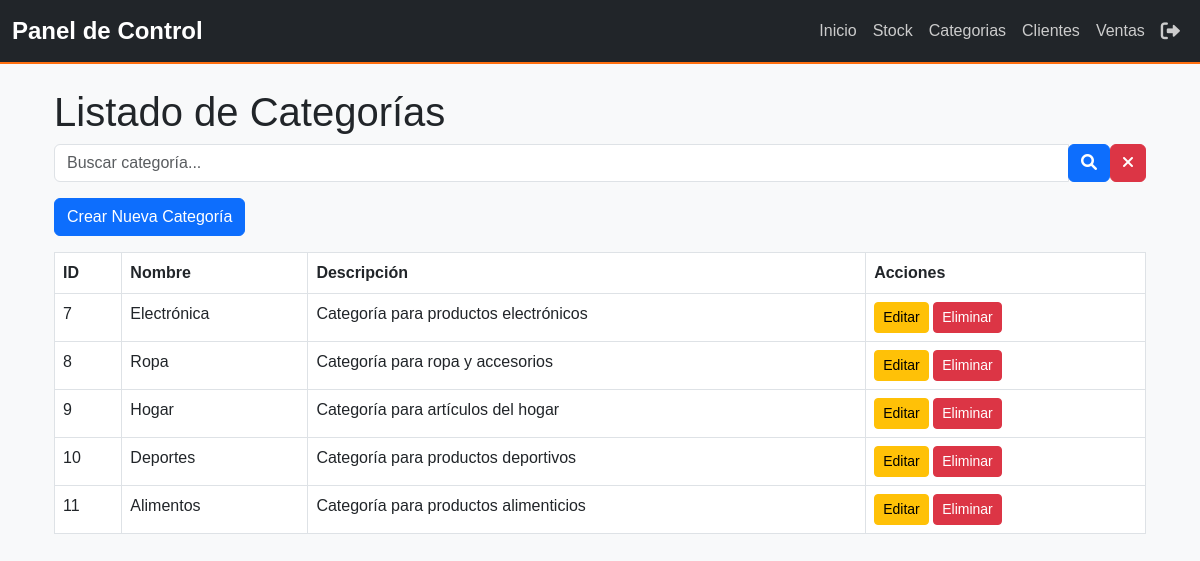
Page /categorias/ on the committed database.
### myapp/models.py (models this page shows, shortened)
class Categoria(models.Model):
    nombre = models.CharField(max_length=100)  # Nombre único para evitar duplicados
    descripcion = models.TextField(blank=True, null=True)  # Descripción opcional de la categoría

### myapp/views.py (the view)
# urls.py: path('categorias/', views.CategoriaListView.as_view(), name='categoria_list'),
class CategoriaListView(ListView):
    model = Categoria
    template_name = "categorias/categoria_list.html"
    context_object_name = "categorias"
    def get_queryset(self):
        search_query = self.request.GET.get('q', '')
        if search_query:
            return Categoria.objects.filter(nombre__icontains=search_query)
        else:
            return Categoria.objects.all()

### myapp/context_processors.py (called while the page is built, shortened)
def user_role(request):
    return {'role': 'Invitado'}

### myapp/templates/categorias/categoria_list.html
{% extends 'base.html' %}
{% block content %}
<div class="container mt-4">
    <h1>Listado de Categorías</h1>
    <form method="get" class="form-inline mb-3 d-flex align-items-center">
        <div class="input-group">
            <input type="text" name="q" class="form-control" placeholder="Buscar categoría..." value="{{ request.GET.q }}">
            <div class="input-group-append">
                <button type="submit" class="btn btn-primary">
                    <i class="fas fa-search"></i>
                </button>
            </div>
        </div>
        <a href="{% url 'categoria_list' %}" class="btn btn-danger ml-2">
            <i class="fas fa-times"></i>
        </a>
    </form>
    <a href="{% url 'categoria_create' %}" class="btn btn-primary mb-3">Crear Nueva Categoría</a>
    <table class="table table-bordered">
        <thead>
            <tr>
                <th>ID</th>
                <th>Nombre</th>
                <th>Descripción</th>
                <th>Acciones</th>
            </tr>
        </thead>
        <tbody>
            {% for categoria in categorias %}
                <tr>
                    <td>{{ categoria.id }}</td>
                    <td>{{ categoria.nombre }}</td>
                    <td>{{ categoria.descripcion }}</td>
                    <td>
                        <a href="{% url 'categoria_update' categoria.id %}" class="btn btn-warning btn-sm">Editar</a>
                        <a href="{% url 'categoria_delete' categoria.id %}" class="btn btn-danger btn-sm">Eliminar</a>
                    </td>
                </tr>
            {% endfor %}
        </tbody>
    </table>
</div>
{% endblock %}

### myapp/static/css/styles.css (style rules this page uses)
body { font-family: 'Arial', sans-serif; background-color: #f4f6f9; margin: 0; padding: 0; }

### rows in the picture
Categoria: id "7", nombre "Electrónica", descripcion "Categoría para productos electrónicos"
Categoria: id "8", nombre "Ropa", descripcion "Categoría para ropa y accesorios"
Categoria: id "9", nombre "Hogar", descripcion "Categoría para artículos del hogar"
Categoria: id "10", nombre "Deportes", descripcion "Categoría para productos deportivos"
Categoria: id "11", nombre "Alimentos", descripcion "Categoría para productos alimenticios"
